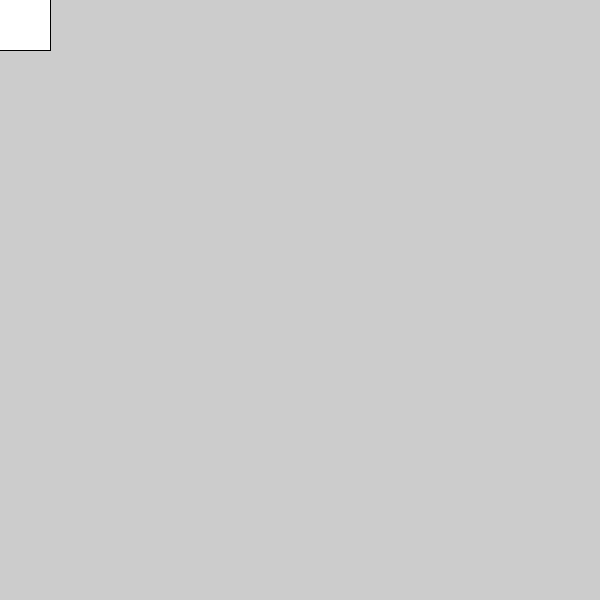
Frame 1 (no input)
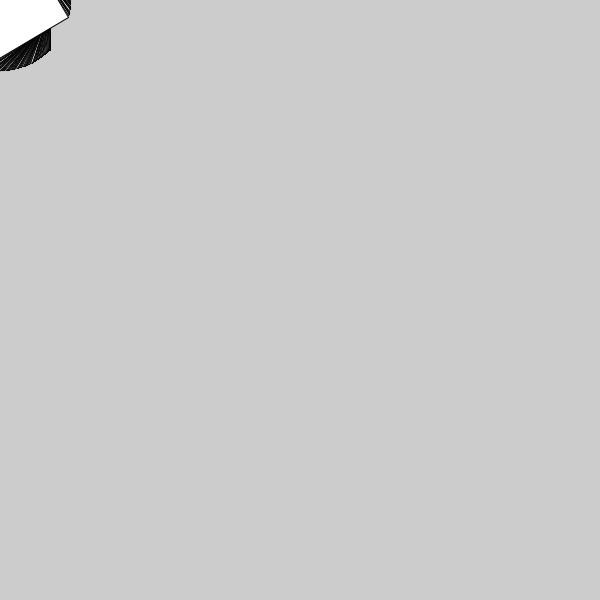
Frame 60 (the mouse pressed at the canvas centre just before this capture)
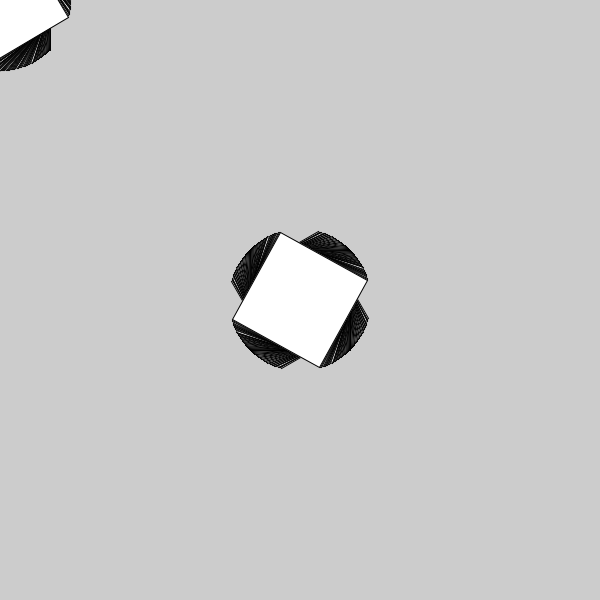
Frame 120 (the mouse held since frame 60 and released just before this capture)

The Processing sketch that drew these frames (run headless with seeded random() and noise(); from frame 60 on, the mouse is pressed at the canvas centre):

// Processing sketch: rotation
// ── rotation.pde
float angleToRotate = 0;
int rectSize = 100;

void setup() {
  size(600, 600);
  rectMode(CENTER);
}

void draw() {
  translate(mouseX, mouseY);
  rotate(radians(angleToRotate));
  angleToRotate += 1;
  
  rect(0, 0, rectSize, rectSize);
}
